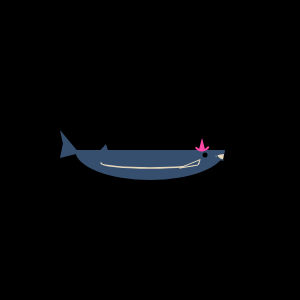
Frame 1 (no input)
Frame 60 (no input): identical to frame 1, image omitted
Frame 120 (the mouse pressed at the canvas centre since frame 60): identical to frame 1, image omitted

The p5.js sketch that drew this single still picture (run headless with seeded random() and noise() and a simulated clock; from frame 60 on, the mouse is pressed at the canvas centre):

// p5.js sketch
// ── sketch.js
let x = 150; //adjust the postion of the fish on the x - axis
let y = 150; //adjust the postion of the fish on the y - axis
let face_be_happy = 1; //if you make the number 1 or larger it makes the fish happy, anything less than 1 makes the fish sad, ONLY WORKS ON NOT EVIL FISH
let fin = 1; //this turns the main body fin on or off, 1 or anything more than 1 is on, anything less is off


function setup() {
  createCanvas(300, 300);
   
  angleMode(DEGREES)
}







function draw() {

  background(0) 

  // rotate(290)

  fishnotevil(x, y, face_be_happy, fin)

  // x++
  //  if(x > 300){
  //   x = -100
  //  }
  
}















function fishnotevil(x, y, face_be_happy, fin) { //the totally definitely not evil fish



  strokeWeight(0); //I dont want most of the fish to have an outline

  fill(54, 79, 110); // setting the fill to that nice blue

  triangle(x - 70, y + 4, x - 90, y - 20, x - 87, y - 6); //top tail fin

  triangle(x - 70, y + 3, x - 87, y - 7, x - 90, y + 8); //bottom tail fin

  arc(x, y, 150, 60, 0, 180, CHORD); //body


  triangle(x - 50, y + .5, x - 44, y - 6, x - 42, y + .5); //read top body fin

  fill(0); //black fill for the eye
  circle(x + 55, y + 5, 5); //eye

  fill(54, 79, 110); //reseting the fill to the blue

  stroke(229, 216, 189); //setting th stroke color to a off white

  strokeWeight(1.5); //so that you can see the fin, mouth, and body line

  arc(x, y + 13, 98, 10, 0, 180); //body line

  arc(x + 73, y + 5, 15, 5, 100, 170); //happy mouth

  push()

  fill(229, 216, 189) //white

  stroke(54, 79, 110) //blue
  arc(x + 74, y + 4, 15, 12, 100, 170);
  // arc(x + 74, y + 4, 20, 16, 100, 170); // mouth 2
  // arc(x + 74, y + 4, 20, 20, 100, 170); // mouth 3
  pop()


  strokeWeight(1);
  triangle(x + 50, y + 10, x + 48, y + 15, x + 30, y + 18); //body fin



  //everything below is the hat


  noFill(); //no fill for the brim of the hat
  strokeWeight(2); //setting the stroke weight so the brim as some weight to it
  stroke(255, 72, 165); //pink color for the hat 

  arc(x + 52, y - 7, 15, 15, 35, 140); //brim of the hat

  fill(255, 72, 165); //pink color for the hat 

  triangle(x + 50, y - .5, x + 52, y - 8, x + 54, y - .5); //tringle of the hat

}
